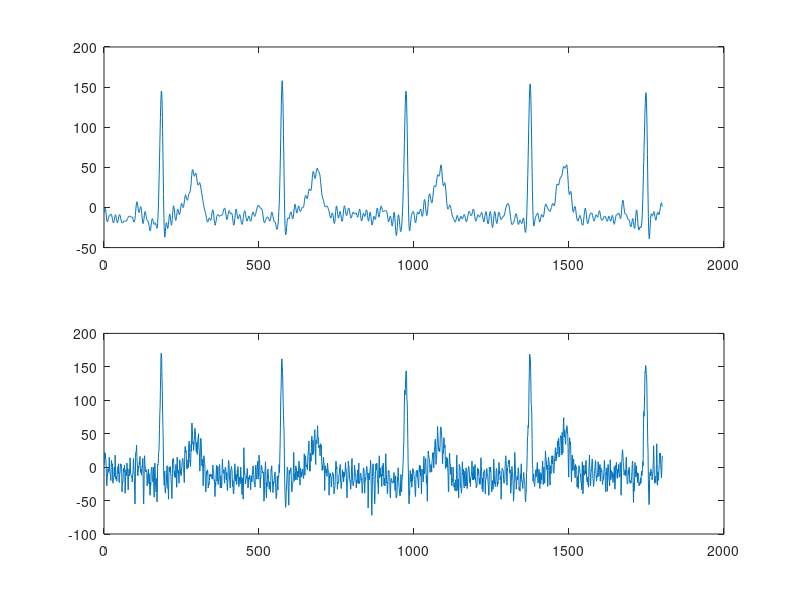
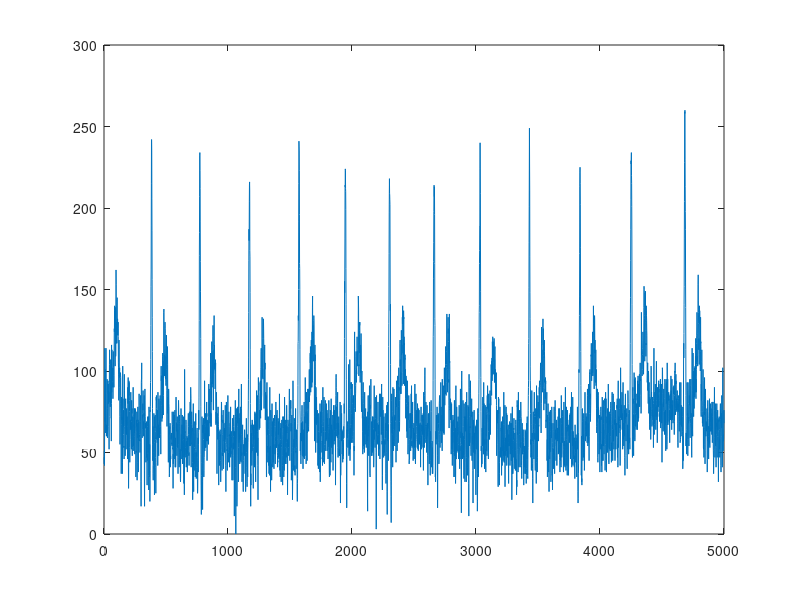

Recreate these plots in MATLAB, in order.
load ECG_rec_3m.mat;

ECG_withNoice=val(1,1:end);

ECG_Filter=val(2,1:end);

subplot(2,1,2);
plot(ECG_withNoice(200:2000));
subplot(2,1,1);
plot(ECG_Filter(200:2000));

x=ECG_withNoice;
minX=min(x);
x=int32(x-minX);

fileID = fopen('ECG_IN.txt','w');
fprintf(fileID,'%5d \n',x);
fclose(fileID);

figure,plot(x);